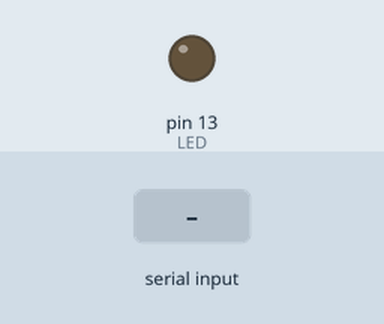
This sketch was run on a simulated Arduino Uno, built with avr-gcc and run on an emulated ATmega328P. On the bench: output pins drawn as LEDs (lit = HIGH). The test bench sets the inputs (shaded band).

Above: at 1.2 s.
1.3 s: "1" received over Serial
At 2.4 s:
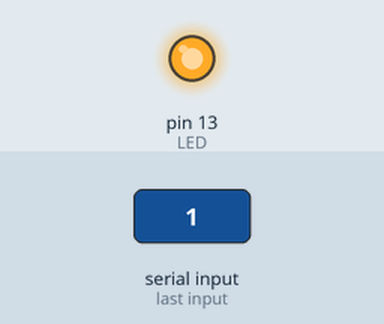
2.8 s: "0" received over Serial
At 3.5 s:
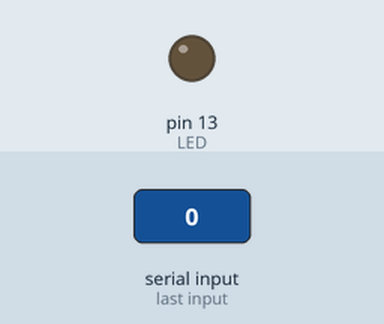
Timing chart, 0 to 5.8 s (numbered marks = the images above; inputs shaded):
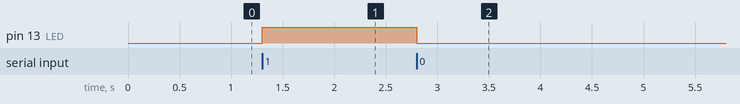

The sketch:

LED_control.ino
```cpp
const int LED = 13;
//아두이노 기본 LED
void setup()
{
  Serial.begin(9600);

  pinMode(LED,OUTPUT);
}

void loop()
{
  if(Serial.available()>0){
      char u = Serial.read();
      if(u=='1') digitalWrite(LED,HIGH);
      else digitalWrite(LED,LOW);
  }

}
```

Measured:
- after the input at 1.3 s, pin 13 (LED): LOW → HIGH at once
- after the input at 2.8 s, pin 13 (LED): HIGH → LOW at once
